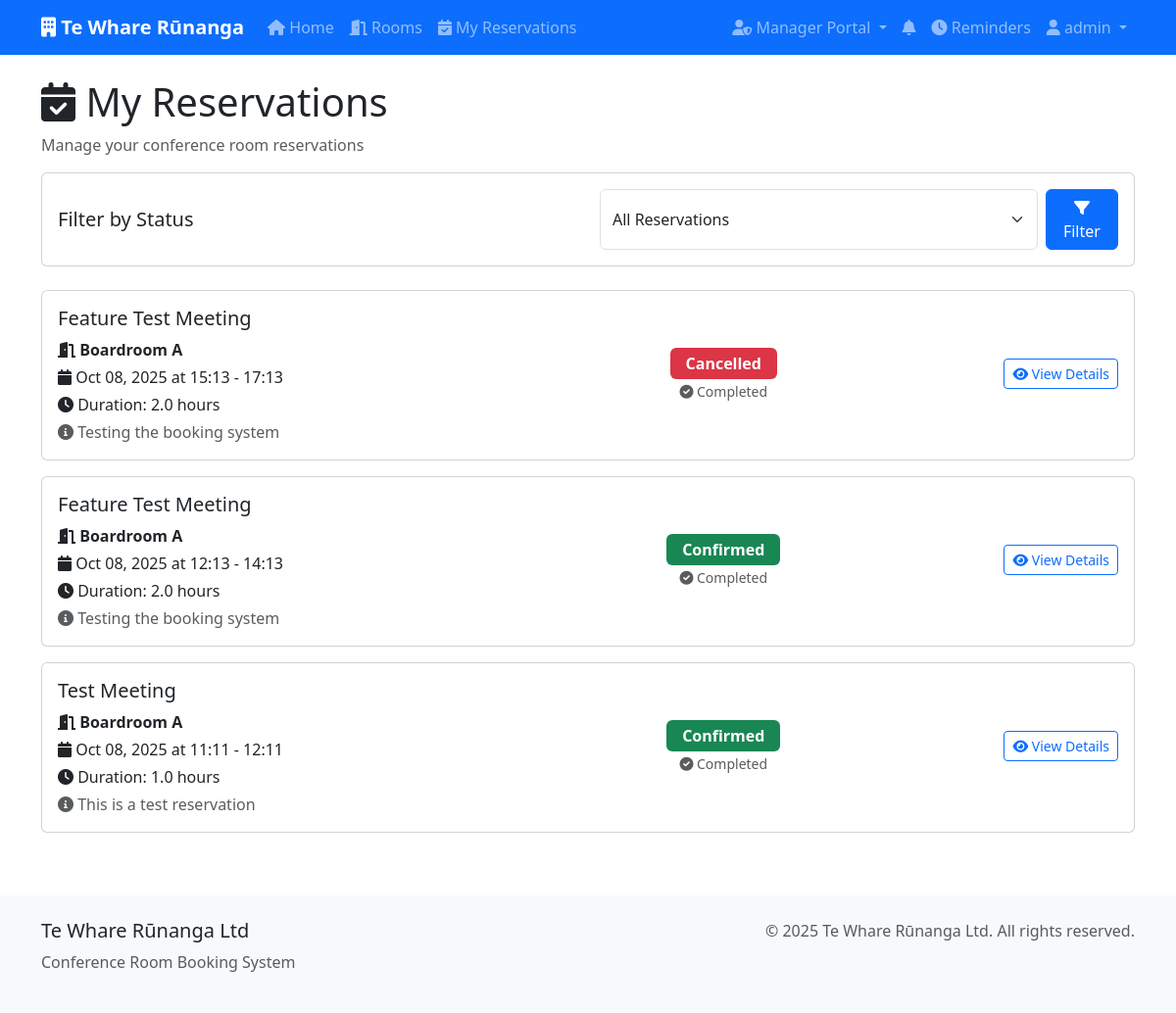
Page /reservations/ (signed in) on the earlier database version.
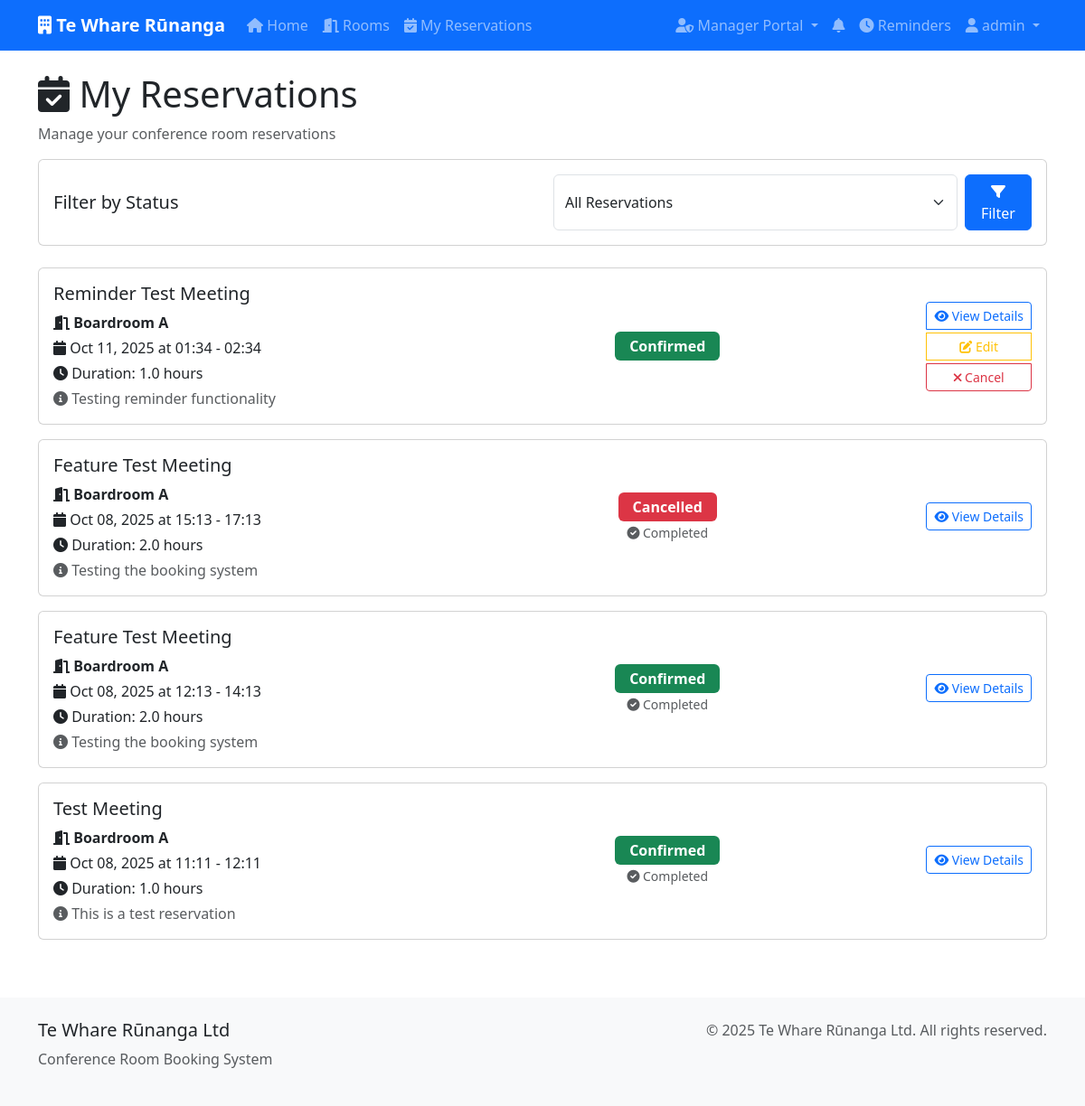
Same page on the later database version.
### bookings/models.py (models this page shows, shortened)
class Reservation(models.Model):
    STATUS_CHOICES = [
        ('pending', 'Pending'),
        ('confirmed', 'Confirmed'),
        ('cancelled', 'Cancelled'),
        ('completed', 'Completed'),
    ]
    room = models.ForeignKey(Room, on_delete=models.CASCADE, related_name='reservations')
    user = models.ForeignKey(User, on_delete=models.CASCADE, related_name='reservations')
    title = models.CharField(max_length=200)
    description = models.TextField(blank=True)
    start_time = models.DateTimeField()
    end_time = models.DateTimeField()
    status = models.CharField(max_length=20, choices=STATUS_CHOICES, default='pending')
    created_at = models.DateTimeField(auto_now_add=True)
    updated_at = models.DateTimeField(auto_now=True)
    created_by_admin = models.BooleanField(default=False)
    class Meta:
        ordering = ['start_time']
    @property
    def duration(self):
        return (self.end_time - self.start_time).total_seconds() / 3600
    @property
    def is_past(self):
        return self.end_time < timezone.now()
    @property
    def is_current(self):
        now = timezone.now()
        return self.start_time <= now <= self.end_time

class Room(models.Model):
    name = models.CharField(max_length=100, unique=True)
    capacity = models.PositiveIntegerField()
    description = models.TextField(blank=True)
    location = models.CharField(max_length=200)
    amenities = models.TextField(blank=True)
    is_active = models.BooleanField(default=True)
    created_at = models.DateTimeField(auto_now_add=True)
    updated_at = models.DateTimeField(auto_now=True)
    class Meta:
        ordering = ['name']

### bookings/views.py (the view)
# urls.py: path('reservations/', views.reservation_list, name='reservation_list'),
@login_required
def reservation_list(request):
    reservations = Reservation.objects.filter(user=request.user).order_by('-start_time')
    status = request.GET.get('status')
    if status:
        reservations = reservations.filter(status=status)
    paginator = Paginator(reservations, 10)
    page_number = request.GET.get('page')
    page_obj = paginator.get_page(page_number)
    context = {
        'page_obj': page_obj,
        'status': status,
    }
    return render(request, 'bookings/reservation_list.html', context)

### bookings/context_processors.py (called while the page is built)
def notification_count(request):
    if request.user.is_authenticated:
        unread_count = Notification.objects.filter(
            user=request.user,
            is_read=False
        ).count()
        return {'unread_notifications_count': unread_count}
    return {'unread_notifications_count': 0}

### templates/bookings/reservation_list.html (shortened to what the changed rows need)
{% extends 'bookings/base.html' %}
{% block content %}
<div class="row">
    <div class="col-12">
        <h1><i class="fas fa-calendar-check"></i> My Reservations</h1>
    </div>
</div>
<div class="row">
    {% for reservation in page_obj %}
    <div class="col-12 mb-3">
        <div class="card">
            <div class="card-body">
                <div class="row align-items-center">
                    <div class="col-md-6">
                        <h5 class="card-title">{{ reservation.title }}</h5>
                        <p class="card-text mb-1">
                            <i class="fas fa-door-open"></i> <strong>{{ reservation.room.name }}</strong>
                        </p>
                        <p class="card-text mb-1">
                            <i class="fas fa-calendar"></i>
                            {{ reservation.start_time|date:"M d, Y" }} at {{ reservation.start_time|time:"H:i" }} -
                            {{ reservation.end_time|time:"H:i" }}
                        </p>
                        <p class="card-text mb-1">
                            <i class="fas fa-clock"></i> Duration: {{ reservation.duration|floatformat:1 }} hours
                        </p>
                        {% if reservation.description %}
                        <p class="card-text text-muted">
                            <i class="fas fa-info-circle"></i> {{ reservation.description|truncatewords:10 }}
                        </p>
                        {% endif %}
                    </div>
                    <div class="col-md-3 text-center">
                        <span class="badge bg-{% if reservation.status == 'confirmed' %}success{% elif reservation.status == 'pending' %}warning{% elif reservation.status == 'cancelled' %}danger{% else %}secondary{% endif %} status-badge fs-6">
                            {{ reservation.get_status_display }}
                        </span>
                        {% if reservation.is_current %}
                        <br><small class="text-success"><i class="fas fa-play-circle"></i> Currently Active</small>
                        {% elif reservation.is_past %}
                        <br><small class="text-muted"><i class="fas fa-check-circle"></i> Completed</small>
                        {% endif %}
                    </div>
                    <div class="col-md-3 text-end">
                        <div class="btn-group-vertical" role="group">
                            <a href="{% url 'reservation_detail' reservation.id %}" class="btn btn-outline-primary btn-sm mb-1">
                                <i class="fas fa-eye"></i> View Details
                            </a>
                            {% if reservation.status != 'cancelled' and not reservation.is_past %}
                            <a href="{% url 'reservation_update' reservation.id %}" class="btn btn-outline-warning btn-sm mb-1">
                                <i class="fas fa-edit"></i> Edit
                            </a>
                            <a href="{% url 'reservation_cancel' reservation.id %}" class="btn btn-outline-danger btn-sm">
                                <i class="fas fa-times"></i> Cancel
                            </a>
                            {% endif %}
                        </div>
                    </div>
                </div>
            </div>
        </div>
    </div>
    {% endfor %}
</div>
{% endblock %}

Differences in the rows shown:
added Reservation: title "Reminder Test Meeting", room.name "Boardroom A", start_time "Oct 11, 2025", start_time "01:34", end_time "02:34", duration "1.0", description "Testing reminder functionality", status "Confirmed", shows "Edit"
